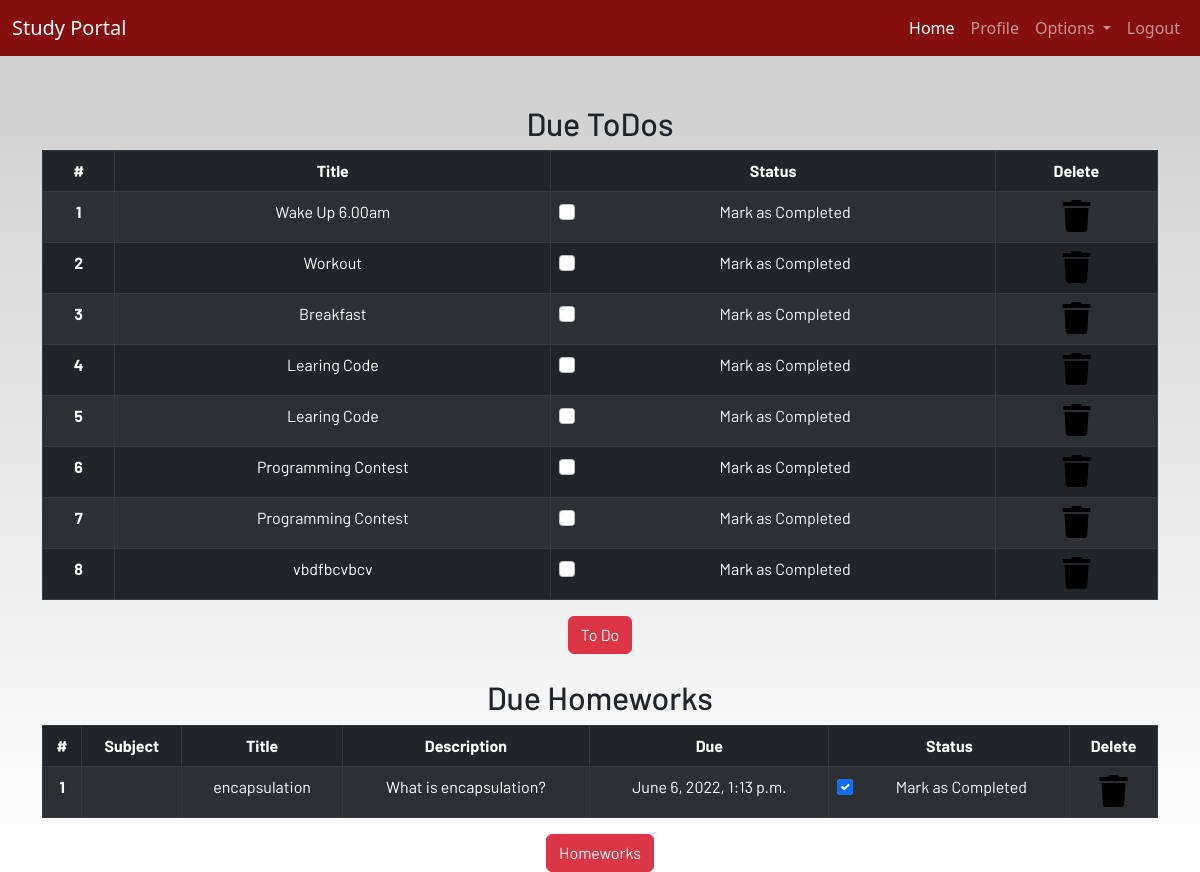
Screenshot of /profile/ (signed in) with the database file from the repository.
### dashboard/models.py (models this page shows, shortened)
class Todo(models.Model):
     user = models.ForeignKey(User,on_delete=models.CASCADE)
     title = models.CharField(max_length=100)
     is_finished = models.BooleanField(default=False)

class Homework(models.Model):
    user = models.ForeignKey(User,on_delete=models.CASCADE)
    subject = models.CharField(max_length=50)
    title = models.CharField(max_length=100)
    description = models.TextField()
    due = models.DateTimeField()
    is_finished = models.BooleanField(default=False)

### dashboard/views.py (the view)
# urls.py: path('profile/',dash_views.profile,name='profile'),
@login_required
def profile(request):
    homeworks = Homework.objects.filter(is_finished=False,user=request.user)
    todos = Todo.objects.filter(is_finished=False,user=request.user)
    if len(homeworks) == 0:
        homework_done = True
    else:
        homework_done = False
    if len(todos) == 0:
        todos_done = True
    else:
        todos_done = False
    context = {
        'homeworks' : homeworks,
        'todos' : todos,
        'homework_done' : homework_done,
        'todos_done' : todos_done
    }
    return render(request,"dashboard/profile.html",context)

### dashboard/templates/dashboard/profile.html (shortened to what this page needs)
{% extends 'dashboard/base.html' %}
{% load static %}
{% load crispy_forms_tags%}
{% block content %}
<section class="text-center">
    <div class="container">
    {% if not todos_done %}
        <h2>Due ToDos</h2>
        <table class="table table-striped table-bordered table-hover table-dark">
            <thead>
                <tr>
                    <th scope="col">#</th>
                    <th scope="col">Title</th>
                    <th scope="col">Status</th>
                    <th scope="col">Delete</th>
                </tr>
            </thead>
            <tbody>
                {% for todo  in todos  %}
                <tr>
                    <th scope="row">{{forloop.counter}}</th>
                    <td>{{todo.title}}</td>
                    <td>
                        <a href="{% url 'update-todo' todo.id %}">
                            <div class="form-check">
                                {% if todo.is_finished == True %}
                                <input class="form-check-input" type="checkbox" value=""
                                checked>
                                {% else%}
                                <input class="form-check-input" type="checkbox" value="">
                                {% endif %}
                                <label class="form-check-label text-light" for="flexCheckDefault">
                                    Mark as Completed
                                </label>
                            </div>
                        </a>
                    </td>
                    <td><a href="#"><i class="fa fa-trash fa-2x"></i></a></td>
                </tr>
                {% endfor %}
            </tbody>
        </table>
    {% else %}
        <h3>All To dos are completed!!!!</h3>
    {% endif %}
        <a href="{% url 'todo' %}" class="btn btn-danger">To Do</a>
        <br><br>
        {% if not homework_done %}
        <h2>Due Homeworks</h2>
        <table class="table table-striped table-bordered table-hover table-dark">
            <thead>
                <tr>
                    <th scope="col">#</th>
                    <th scope="col">Subject</th>
                    <th scope="col">Title</th>
                    <th scope="col">Description</th>
                    <th scope="col">Due</th>
                    <th scope="col">Status</th>
                    <th scope="col">Delete</th>
                </tr>
            </thead>
            <tbody>
                {% for homework in homeworks %}
                <tr>
                    <th scope="row">{{forloop.counter}}</th>
                    <td>{{homeworksubject}}</td>
                    <td>{{homework.title}}</td>
                    <td>{{homework.description}}</td>
                    <td>{{homework.due}}</td>
                    <td>
                        <a href="{% url 'update-homework' homework.id %}">
                            <div class="form-check">
                                <input class="form-check-input" type="checkbox" value=""
                                checked>
                                <label class="form-check-label text-light" for="flexCheckDefault">
                                    Mark as Completed
                                </label>
                            </div>
                        </a>
                    </td>
                    <td><a href="{% url 'delete-homework' homework.id %}"><i class="fa fa-trash fa-2x"></i></a></td>
                </tr>
                {% endfor %}
            </tbody>
        </table>
        {% else %}
        <h3>All To homeworks are completed!!!!</h3>
        {% endif %}
        <a href="{% url 'homework' %}" class="btn btn-danger">Homeworks</a>
    </div>
</section>
{% endblock content %}

### static/css/main.css (style rules this page uses)
html { scroll-behavior: smooth; height: 100%; width: 100%; }
a { text-decoration: none !important; color: black; }
html, body { max-width: 100%; overflow-x: hidden; height: 100%; width: 100%; }
body { background: linear-gradient(rgba(0, 0, 0, 0.2), rgba(255, 255, 255, 0.5)); overflow-x: hidden; background-repeat: no-repeat; }
.fa { color: black; }

### rows the page displays
Todo: title "Wake Up 6.00am"
Todo: title "Workout"
Todo: title "Breakfast"
Todo: title "Learing Code"
Todo: title "Learing Code"
Todo: title "Programming Contest"
Todo: title "Programming Contest"
Todo: title "vbdfbcvbcv"
Homework: title "encapsulation", description "What is encapsulation?", due "June 6, 2022, 1:13 p.m."
